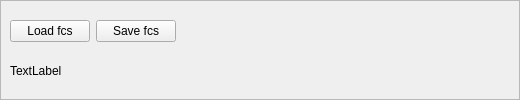
          <widget class="QFrame" name="frame">
           <property name="sizePolicy">
            <sizepolicy hsizetype="Expanding" vsizetype="Preferred">
             <horstretch>0</horstretch>
             <verstretch>0</verstretch>
            </sizepolicy>
           </property>
           <property name="frameShape">
            <enum>QFrame::StyledPanel</enum>
           </property>
           <layout class="QVBoxLayout" name="verticalLayout_2">
            <property name="leftMargin">
             <number>9</number>
            </property>
            <property name="topMargin">
             <number>3</number>
            </property>
            <property name="rightMargin">
             <number>9</number>
            </property>
            <property name="bottomMargin">
             <number>3</number>
            </property>
            <item>
             <layout class="QHBoxLayout" name="horizontalLayout_14">
              <item>
               <widget class="QPushButton" name="pushButton_loadfcs">
                <property name="text">
                 <string>Load fcs</string>
                </property>
               </widget>
              </item>
              <item>
               <widget class="QPushButton" name="pushButton_savefcs">
                <property name="text">
                 <string>Save fcs</string>
                </property>
               </widget>
              </item>
              <item>
               <spacer name="horizontalSpacer">
                <property name="orientation">
                 <enum>Qt::Horizontal</enum>
                </property>
                <property name="sizeHint" stdset="0">
                 <size>
                  <width>40</width>
                  <height>20</height>
                 </size>
                </property>
               </spacer>
              </item>
             </layout>
            </item>
            <item>
             <widget class="QLabel" name="label_fcs">
              <property name="sizePolicy">
               <sizepolicy hsizetype="Preferred" vsizetype="Fixed">
                <horstretch>0</horstretch>
                <verstretch>0</verstretch>
               </sizepolicy>
              </property>
              <property name="minimumSize">
               <size>
                <width>500</width>
                <height>0</height>
               </size>
              </property>
              <property name="text">
               <string>TextLabel</string>
              </property>
             </widget>
            </item>
           </layout>
          </widget>
